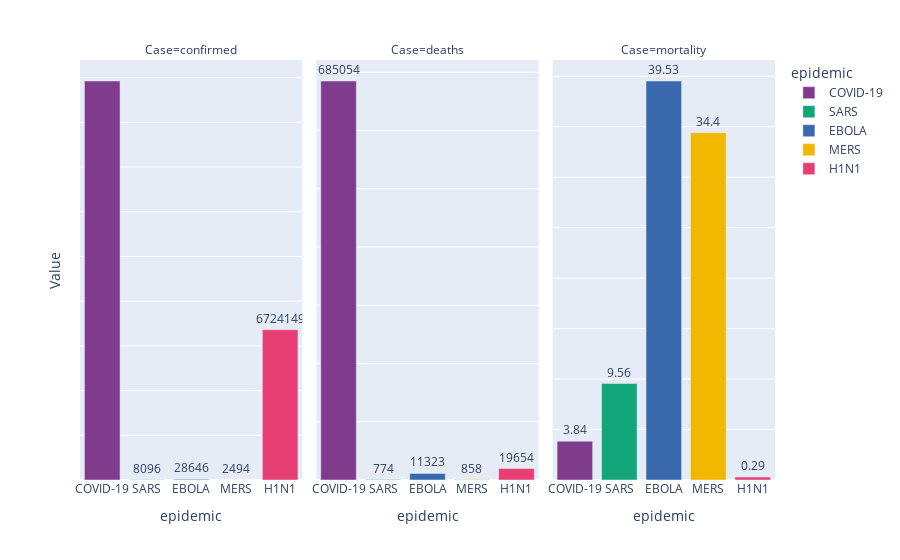

Here is the notebook cell this chart was saved with:
### Code cell
temp = epidemics.melt(id_vars='epidemic', value_vars=['confirmed', 'deaths', 'mortality'],
                      var_name='Case', value_name='Value')

fig = px.bar(temp, x="epidemic", y="Value", color='epidemic', text='Value', facet_col="Case",
             color_discrete_sequence = px.colors.qualitative.Bold)
fig.update_traces(textposition='outside')
fig.update_layout(uniformtext_minsize=8, uniformtext_mode='hide')
fig.update_yaxes(showticklabels=False)
fig.layout.yaxis2.update(matches=None)
fig.layout.yaxis3.update(matches=None)
fig.show()

### Figure 1 — Plotly figure (JSON) as saved in the notebook; plotly's stock layout.template omitted (floating-point values rounded to 4 significant figures)
{"data": [{"alignmentgroup": "True", "hovertemplate": "epidemic=%{x}<br>Case=confirmed<br>Value=%{text}<extra></extra>", "legendgroup": "COVID-19", "marker": {"color": "rgb(127, 60, 141)"}, "name": "COVID-19", "offsetgroup": "COVID-19", "orientation": "v", "showlegend": true, "text": [17850000.0], "textposition": "outside", "type": "bar", "x": ["COVID-19"], "xaxis": "x", "y": [17850000.0], "yaxis": "y"}, {"alignmentgroup": "True", "hovertemplate": "epidemic=%{x}<br>Case=deaths<br>Value=%{text}<extra></extra>", "legendgroup": "COVID-19", "marker": {"color": "rgb(127, 60, 141)"}, "name": "COVID-19", "offsetgroup": "COVID-19", "orientation": "v", "showlegend": false, "text": [685100.0], "textposition": "outside", "type": "bar", "x": ["COVID-19"], "xaxis": "x2", "y": [685100.0], "yaxis": "y2"}, {"alignmentgroup": "True", "hovertemplate": "epidemic=%{x}<br>Case=mortality<br>Value=%{text}<extra></extra>", "legendgroup": "COVID-19", "marker": {"color": "rgb(127, 60, 141)"}, "name": "COVID-19", "offsetgroup": "COVID-19", "orientation": "v", "showlegend": false, "text": [3.84], "textposition": "outside", "type": "bar", "x": ["COVID-19"], "xaxis": "x3", "y": [3.84], "yaxis": "y3"}, {"alignmentgroup": "True", "hovertemplate": "epidemic=%{x}<br>Case=confirmed<br>Value=%{text}<extra></extra>", "legendgroup": "SARS", "marker": {"color": "rgb(17, 165, 121)"}, "name": "SARS", "offsetgroup": "SARS", "orientation": "v", "showlegend": true, "text": [8096.0], "textposition": "outside", "type": "bar", "x": ["SARS"], "xaxis": "x", "y": [8096.0], "yaxis": "y"}, {"alignmentgroup": "True", "hovertemplate": "epidemic=%{x}<br>Case=deaths<br>Value=%{text}<extra></extra>", "legendgroup": "SARS", "marker": {"color": "rgb(17, 165, 121)"}, "name": "SARS", "offsetgroup": "SARS", "orientation": "v", "showlegend": false, "text": [774.0], "textposition": "outside", "type": "bar", "x": ["SARS"], "xaxis": "x2", "y": [774.0], "yaxis": "y2"}, {"alignmentgroup": "True", "hovertemplate": "epidemic=%{x}<br>Case=mortality<br>Value=%{text}<extra></extra>", "legendgroup": "SARS", "marker": {"color": "rgb(17, 165, 121)"}, "name": "SARS", "offsetgroup": "SARS", "orientation": "v", "showlegend": false, "text": [9.56], "textposition": "outside", "type": "bar", "x": ["SARS"], "xaxis": "x3", "y": [9.56], "yaxis": "y3"}, {"alignmentgroup": "True", "hovertemplate": "epidemic=%{x}<br>Case=confirmed<br>Value=%{text}<extra></extra>", "legendgroup": "EBOLA", "marker": {"color": "rgb(57, 105, 172)"}, "name": "EBOLA", "offsetgroup": "EBOLA", "orientation": "v", "showlegend": true, "text": [28650.0], "textposition": "outside", "type": "bar", "x": ["EBOLA"], "xaxis": "x", "y": [28650.0], "yaxis": "y"}, {"alignmentgroup": "True", "hovertemplate": "epidemic=%{x}<br>Case=deaths<br>Value=%{text}<extra></extra>", "legendgroup": "EBOLA", "marker": {"color": "rgb(57, 105, 172)"}, "name": "EBOLA", "offsetgroup": "EBOLA", "orientation": "v", "showlegend": false, "text": [11320.0], "textposition": "outside", "type": "bar", "x": ["EBOLA"], "xaxis": "x2", "y": [11320.0], "yaxis": "y2"}, {"alignmentgroup": "True", "hovertemplate": "epidemic=%{x}<br>Case=mortality<br>Value=%{text}<extra></extra>", "legendgroup": "EBOLA", "marker": {"color": "rgb(57, 105, 172)"}, "name": "EBOLA", "offsetgroup": "EBOLA", "orientation": "v", "showlegend": false, "text": [39.53], "textposition": "outside", "type": "bar", "x": ["EBOLA"], "xaxis": "x3", "y": [39.53], "yaxis": "y3"}, {"alignmentgroup": "True", "hovertemplate": "epidemic=%{x}<br>Case=confirmed<br>Value=%{text}<extra></extra>", "legendgroup": "MERS", "marker": {"color": "rgb(242, 183, 1)"}, "name": "MERS", "offsetgroup": "MERS", "orientation": "v", "showlegend": true, "text": [2494.0], "textposition": "outside", "type": "bar", "x": ["MERS"], "xaxis": "x", "y": [2494.0], "yaxis": "y"}, {"alignmentgroup": "True", "hovertemplate": "epidemic=%{x}<br>Case=deaths<br>Value=%{text}<extra></extra>", "legendgroup": "MERS", "marker": {"color": "rgb(242, 183, 1)"}, "name": "MERS", "offsetgroup": "MERS", "orientation": "v", "showlegend": false, "text": [858.0], "textposition": "outside", "type": "bar", "x": ["MERS"], "xaxis": "x2", "y": [858.0], "yaxis": "y2"}, {"alignmentgroup": "True", "hovertemplate": "epidemic=%{x}<br>Case=mortality<br>Value=%{text}<extra></extra>", "legendgroup": "MERS", "marker": {"color": "rgb(242, 183, 1)"}, "name": "MERS", "offsetgroup": "MERS", "orientation": "v", "showlegend": false, "text": [34.4], "textposition": "outside", "type": "bar", "x": ["MERS"], "xaxis": "x3", "y": [34.4], "yaxis": "y3"}, {"alignmentgroup": "True", "hovertemplate": "epidemic=%{x}<br>Case=confirmed<br>Value=%{text}<extra></extra>", "legendgroup": "H1N1", "marker": {"color": "rgb(231, 63, 116)"}, "name": "H1N1", "offsetgroup": "H1N1", "orientation": "v", "showlegend": true, "text": [6724000.0], "textposition": "outside", "type": "bar", "x": ["H1N1"], "xaxis": "x", "y": [6724000.0], "yaxis": "y"}, {"alignmentgroup": "True", "hovertemplate": "epidemic=%{x}<br>Case=deaths<br>Value=%{text}<extra></extra>", "legendgroup": "H1N1", "marker": {"color": "rgb(231, 63, 116)"}, "name": "H1N1", "offsetgroup": "H1N1", "orientation": "v", "showlegend": false, "text": [19650.0], "textposition": "outside", "type": "bar", "x": ["H1N1"], "xaxis": "x2", "y": [19650.0], "yaxis": "y2"}, {"alignmentgroup": "True", "hovertemplate": "epidemic=%{x}<br>Case=mortality<br>Value=%{text}<extra></extra>", "legendgroup": "H1N1", "marker": {"color": "rgb(231, 63, 116)"}, "name": "H1N1", "offsetgroup": "H1N1", "orientation": "v", "showlegend": false, "text": [0.29], "textposition": "outside", "type": "bar", "x": ["H1N1"], "xaxis": "x3", "y": [0.29], "yaxis": "y3"}], "layout": {"annotations": [{"font": {}, "showarrow": false, "text": "Case=confirmed", "x": 0.16, "xanchor": "center", "xref": "paper", "y": 1.0, "yanchor": "bottom", "yref": "paper"}, {"font": {}, "showarrow": false, "text": "Case=deaths", "x": 0.5, "xanchor": "center", "xref": "paper", "y": 1.0, "yanchor": "bottom", "yref": "paper"}, {"font": {}, "showarrow": false, "text": "Case=mortality", "x": 0.84, "xanchor": "center", "xref": "paper", "y": 1.0, "yanchor": "bottom", "yref": "paper"}], "barmode": "relative", "legend": {"title": {"text": "epidemic"}, "tracegroupgap": 0}, "margin": {"t": 60}, "uniformtext": {"minsize": 8, "mode": "hide"}, "xaxis": {"anchor": "y", "categoryarray": ["COVID-19", "SARS", "EBOLA", "MERS", "H1N1"], "categoryorder": "array", "domain": [0.0, 0.32], "title": {"text": "epidemic"}}, "xaxis2": {"anchor": "y2", "categoryarray": ["COVID-19", "SARS", "EBOLA", "MERS", "H1N1"], "categoryorder": "array", "domain": [0.34, 0.66], "matches": "x", "title": {"text": "epidemic"}}, "xaxis3": {"anchor": "y3", "categoryarray": ["COVID-19", "SARS", "EBOLA", "MERS", "H1N1"], "categoryorder": "array", "domain": [0.68, 1.0], "matches": "x", "title": {"text": "epidemic"}}, "yaxis": {"anchor": "x", "domain": [0.0, 1.0], "showticklabels": false, "title": {"text": "Value"}}, "yaxis2": {"anchor": "x2", "domain": [0.0, 1.0], "showticklabels": false}, "yaxis3": {"anchor": "x3", "domain": [0.0, 1.0], "showticklabels": false}}}
